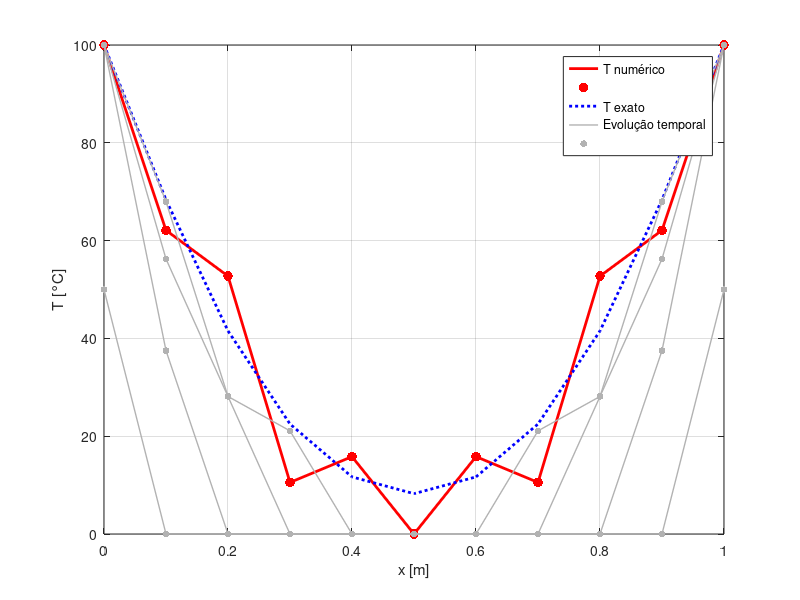

MATLAB code to generate this figure:
clear all
close all
clc

L = 1; #m
t_simul = 3000; #s

deltax = 0.1; #m
n_knots = L / deltax;
deltat = 750; #s

Ta = 100;
%Ta = 50;
Tb = 100;
%Tb = 50;
alpha = 0.1 * 10^(-4); #m^2/s
% alpha = 1;

s = alpha * deltat / deltax^2;

% s = 1/6;
% deltat = s * deltax^2 / alpha;

steps = int64(t_simul / deltat);

T = zeros(n_knots + 1, steps + 1);
T(1, :) = Ta;
T(n_knots + 1, :) = Tb;

% Condićoes Iniciais
T(1:1) = 50;
T(n_knots + 1, 1) = 50;

% for i = 1:n_knots + 1
%     T(i, 1) = 100 * cos(pi / 2 * ((i - 1) * deltax));
% end

for n = 1:steps

    for i = 2:n_knots
        T_aux = s * T(i - 1, n) + (1 - 2 * s) * T(i, n) + s * T(i + 1, n);

        T(i, n + 1) = T_aux;
    end

    %T(1, n + 1) = T(2, n + 1);
    %T(n_knots + 1, n + 1) = 0;

end

T_exata = zeros(n_knots + 1, 1);

for i = 1:n_knots + 1
    sum_exata = 0;

    M = 100;

    x = (i - 1) * deltax;

    for m = 1:M
        aux_1 = (400 / (((2 * m) -1) * pi));
        aux_2 = sin(((2 * m) - 1) * pi * x)
        aux_3 = exp(-alpha * ((2 * m) - 1)^2 * pi^2 * t_simul)
        sum_exata += aux_1 * aux_2 * aux_3;
    end

    T_exata(i, 1) = 100 - sum_exata;
end

% Show the plot
x = linspace(0, L, n_knots + 1);
t = linspace(0, t_simul, steps + 1);
T_final = T(:, end);
T_final_exata = T_exata(:, 1);

figure(1)
% Plot final numerical solution with scatter points and line
plot(x, T_final, 'r-', 'LineWidth', 2);
hold on
scatter(x, T_final, 50, 'r', 'filled');
% Plot exact solution with dotted line
plot(x, T_final_exata, 'b:', 'LineWidth', 2);

% Add temperature evolution curves with lighter colors and scatter points
for i = 1:floor((steps + 1) / 5):steps% Plot fewer lines to avoid overcrowding
    plot(x, T(:, i), 'Color', [0.7 0.7 0.7], 'LineWidth', 1);
    scatter(x, T(:, i), 25, [0.7 0.7 0.7], 'filled');
end

xlabel('x [m]');
ylabel('T [°C]');
legend('T numérico', '', 'T exato', 'Evolução temporal', '');
grid on


% Save the figure with high quality
filename = sprintf('graphTx-s%.3f-dx%.2f.png', s, deltax);
set(gcf, 'Position', [100, 100, 800, 600]); % Larger figure size
print(filename, '-dpng', '-r300'); % 300 dpi resolution

% Check if file exists and delete it (will be overwritten anyway by print)
if exist(filename, 'file')
    delete(filename);
    print(filename, '-dpng', '-r300'); % Print again to ensure it's saved
end
